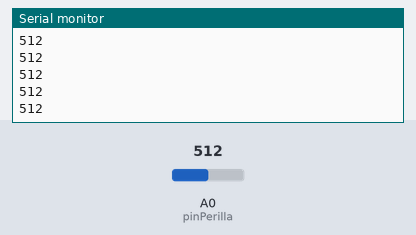
The sketch below on a simulated Arduino Uno, built with avr-gcc and run on an emulated ATmega328P. On the bench: the last lines printed to the serial monitor. Inputs (shaded band) come from the test bench; at power-on: A0 (pinPerilla) = 512.

Above: at 1.2 s.
1.3 s: A0 (pinPerilla) set to 716
At 1.9 s:
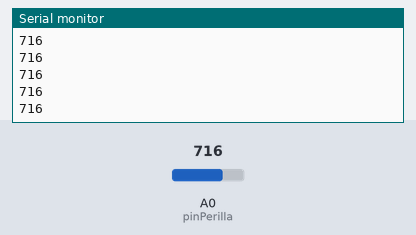
2.8 s: A0 (pinPerilla) set to 900
At 3.4 s:
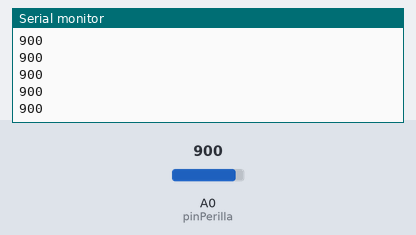
Timing chart, 0 to 5.8 s (numbered marks = the images above; inputs shaded):
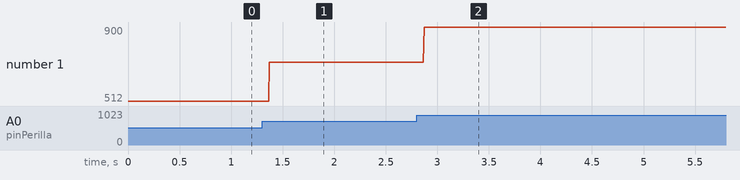

The sketch:

potenciometro-231023.ino
```cpp
// receta potenciometro
//    _
//  ( O )   <--- potenciometro
//  | | |
// 5v A gnd
//
// patita central a entrada analogica
// las otras 2 a 5v y gnd (una y una)
//
// por AndresMartinM para el curso Taller UX de UDP
// primavera 2023

int pinPerilla = A0;

void setup() {
  Serial.begin(9600);
}

// aca en el loop hay un ejemplo de posibles usos de las funciones que cree a continuacion
void loop() {
  //Serial.println(porDebajo(potenciometroMap(debounce(potenciometro(pinPerilla)), 0 , 100), 50));
  //Serial.println(potenciometroMap(debounce(potenciometro(pinPerilla)), 0 , 100));
  Serial.println(debounce(potenciometro(pinPerilla)));
}

// esta funcion nos entrega el valor de la entrada anlogica
int potenciometro(int pin) {
  return analogRead(pinPerilla);
}

// esta funcion nos entrega el valor de la entrada analogica mapeada (es decir entre un minimo y maximo)
int potenciometroMap(int pin, int min, int max) {
  return map(potenciometro(pin), 0, 1023, min, max);
}

// lo siguiente nos sirve para aplanar el rebote del valor obtenido
int valorAnterior = -5;  // ojo esta variable tiene que ser una por cada perilla
int margen = 5;

int debounce(int valor) {
  if (valor + margen < valorAnterior || valor - margen > valorAnterior) {
    valorAnterior = valor;
  }
  return valorAnterior;
}

// esta funcion nos sirve para saber si el valor esta por encima de un umbral o si es equivalente
bool porEncima(int valor, int umbral) {
  if (valor >= umbral) {
    return true;
  } else {
    return false;
  }
}
// y esta otra nos sirve para saber si esta por debajo
bool porDebajo(int valor, int umbral){
 if (valor < umbral) {
    return true;
  } else {
    return false;
  }
}
```

Measured:
- after the input at 1.3 s, the serial monitor: prints a new line after 0.07 s (image 1)
- after the input at 2.8 s, the serial monitor: prints a new line after 0.07 s (image 2)
- plotted number 1: 512 → 716 after the input at 1.3 s, 716 → 900 after the input at 2.8 s
